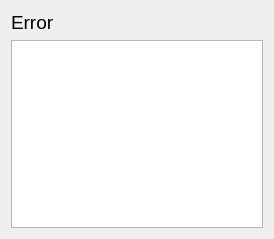
<?xml version="1.0" encoding="UTF-8"?>
<ui version="4.0">
 <class>Form</class>
 <widget class="QWidget" name="Form">
  <property name="geometry">
   <rect>
    <x>0</x>
    <y>0</y>
    <width>274</width>
    <height>239</height>
   </rect>
  </property>
  <property name="windowTitle">
   <string>Form</string>
  </property>
  <layout class="QGridLayout" name="gridLayout">
   <item row="0" column="0">
    <widget class="QLabel" name="label">
     <property name="font">
      <font>
       <pointsize>14</pointsize>
      </font>
     </property>
     <property name="text">
      <string>Error</string>
     </property>
    </widget>
   </item>
   <item row="1" column="0">
    <widget class="QTextBrowser" name="textBrowser"/>
   </item>
  </layout>
 </widget>
 <resources/>
 <connections/>
</ui>
